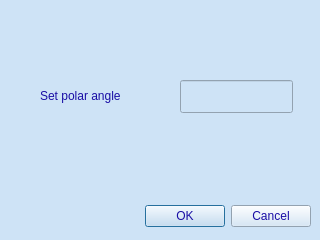
<?xml version="1.0" encoding="UTF-8"?>
<ui version="4.0">
 <class>PolarDialog</class>
 <widget class="QDialog" name="PolarDialog">
  <property name="geometry">
   <rect>
    <x>0</x>
    <y>0</y>
    <width>320</width>
    <height>240</height>
   </rect>
  </property>
  <property name="windowTitle">
   <string>Dialog</string>
  </property>
  <property name="styleSheet">
   <string notr="true">background-color: rgb(206, 227, 246);
font: 75 italic bold 14pt &quot;Liberation Serif&quot;;
color:rgb(26, 14, 165)</string>
  </property>
  <widget class="QDialogButtonBox" name="buttonBox">
   <property name="geometry">
    <rect>
     <x>10</x>
     <y>200</y>
     <width>301</width>
     <height>32</height>
    </rect>
   </property>
   <property name="orientation">
    <enum>Qt::Horizontal</enum>
   </property>
   <property name="standardButtons">
    <set>QDialogButtonBox::Cancel|QDialogButtonBox::Ok</set>
   </property>
  </widget>
  <widget class="QLabel" name="label">
   <property name="geometry">
    <rect>
     <x>40</x>
     <y>80</y>
     <width>121</width>
     <height>31</height>
    </rect>
   </property>
   <property name="text">
    <string>Set polar angle</string>
   </property>
  </widget>
  <widget class="QLineEdit" name="lineEdit">
   <property name="geometry">
    <rect>
     <x>180</x>
     <y>80</y>
     <width>113</width>
     <height>33</height>
    </rect>
   </property>
   <property name="autoFillBackground">
    <bool>false</bool>
   </property>
  </widget>
 </widget>
 <resources/>
 <connections>
  <connection>
   <sender>buttonBox</sender>
   <signal>accepted()</signal>
   <receiver>PolarDialog</receiver>
   <slot>accept()</slot>
   <hints>
    <hint type="sourcelabel">
     <x>248</x>
     <y>254</y>
    </hint>
    <hint type="destinationlabel">
     <x>157</x>
     <y>274</y>
    </hint>
   </hints>
  </connection>
  <connection>
   <sender>buttonBox</sender>
   <signal>rejected()</signal>
   <receiver>PolarDialog</receiver>
   <slot>reject()</slot>
   <hints>
    <hint type="sourcelabel">
     <x>316</x>
     <y>260</y>
    </hint>
    <hint type="destinationlabel">
     <x>286</x>
     <y>274</y>
    </hint>
   </hints>
  </connection>
 </connections>
</ui>
